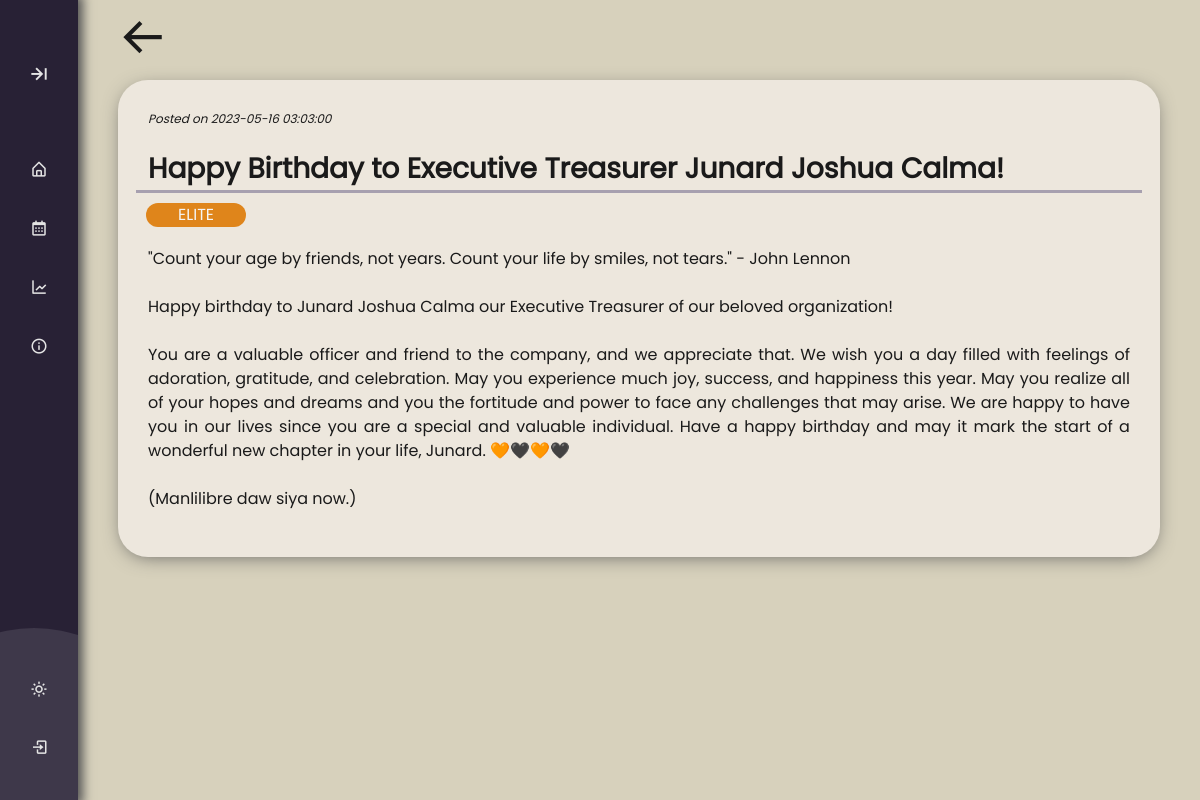
The page /HOM-post.php?eec=16 on the database its author committed.
### tables this page shows
CREATE TABLE `post` (
  `post_id` int(11) NOT NULL,
  `post_calendar` date DEFAULT NULL,
  `post_tag` varchar(15) NOT NULL,
  `post_title` varchar(60) NOT NULL,
  `post_description` text NOT NULL,
  `post_cover` text DEFAULT NULL,
  `post_photos` text DEFAULT NULL,
  `post_schedule` datetime NOT NULL
);

### php/HOM-post-data.php (called while the page is built)
<?php
    $dbname=mysqli_connect("localhost","root","","pupets");
    if(isset($_GET['eec'])){
        $id = $_GET['eec'];
        $get_post = mysqli_query($dbname,"SELECT * FROM post WHERE post_id = '$id';");
        $post_row = mysqli_fetch_array($get_post);
    }
?>

### HOM-post.php (the view, shortened to what this page needs)
<?php
  include './php/HOM-post-data.php';
?>
<!DOCTYPE html>
<html lang="en">
  <head>
    <link rel="stylesheet" href="css/theme-mode.css">
    <link rel="stylesheet" href="./css/boxicons.css">
    <link rel="stylesheet" href="./css/responsive.css">
    <link rel="stylesheet" href="./css/sidebar-style.css">
    <link rel="stylesheet" href="./css/home-sidebar-style.css">
    <link rel="stylesheet" href="./css/bootstrap.css">
    <link rel="stylesheet" href="./css/HOM-index.css">
    <link rel="stylesheet" href="./css/HOM-post.css">
  </head>
  <body>
    <div class="sidebar box-shadow">
      <div class="bottom-design">
        <div class="design1"></div>
      </div>
      <div class="logo_details">
        <i class="bx bx-arrow-to-right" id="btn"></i>
      </div>
      <div class="wrapper">
        <div class="sidebar-content-container">
          <ul class="nav-list">
            <li class="nav-item">
              <a href="index.php">
                <i class="bx bx-home-alt"></i>
              </a>
            </li>
            <li class="nav-item">
              <a href="calendar.html">
                <i class="bx bx-calendar"></i>
              </a>
            </li>
            <li class="nav-item">
              <a href="results.html">
                <i class="bx bx-line-chart"></i>
              </a>
            </li>
            <li class="nav-item">
              <a href="about.php">
                <i class="bx bx-info-circle"></i>
              </a>
            </li>
          </ul>
        </div>
        <div class="bottom-container">
          <div class="mode-btn" id="theme-toggle">
            <i class='lightmode bx bx-sun'></i>
          </div>
          <?php
            if(isset($_SESSION['user_username'])){
          ?>
            <li class="nav-item bottom">
              <a href="./php/sign-out.php">
                <i class="bx bx-log-out"></i>
                <span class="link_name">Sign Out</span>
              </a>
            </li>
          <?php
            }
            else{
          ?>
              <li class="nav-item bottom">
                <a onclick="show()">
                  <i class="bx bx-log-in"></i>
                </a>
              </li>
          <?php
            }
          ?>
        </div>
      </div>
    </div>
    <section class="home-section">
      <div class="container">
        <div class="row">
        <a href="index.php" class="link-button">
          <i class='back bx bx-arrow-back'></i>
        </a>
        </div>
        <div class="container post">
          <div class="row">
            <p class="post-date">
              Posted on <?php echo $post_row[7];?>
            </p>
          </div>
          <div class="row">
            <p class="post-title">
              <?php echo $post_row[3];?>
            </p>
          </div>
          <div class="row">
            <p class="post-tag <?php echo $post_row[2];?>">
              <?php echo $post_row[2];?>
            </p>
          </div>
          <div class="row">
            <p class="post-description">
              <?php
                $text = $post_row[4];
                $formattedText = nl2br($text);
                echo $formattedText;
              ?>
            </p>
          </div>
        </div>
      </div>
    </section>
  </body>
</html>

### css/theme-mode.css (style rules this page uses)
:root[data-theme="light"] { --color-sidebar-bg:#282135; --color-sidebar-text: #e5e5e5; --color-sidebar-active: #635B81CC; --color-sidebar-subactive: #635B8180; --color-sidebar-hover: #635B8180; --color-sidebar-sublist-1: #FF605C; --color-sidebar-sublist-2: #00CA4E; --color-sidebar-sublist-3: #FFB546; --color-sidebar-sublist-4: #9747FF; --color-sidebar-chevron-icon: #FFB546; --color-shadow: #555; --color-body: #D7D1BC; --color-content-text: #1a1a1a; --color-content-line: #635B8180; --color-content-card: #EDE7DD; --color-search-show: #FF605C; --color-content-button: #EDE7DD; --color-content-button-line: #635B81; --color-acap: #9747FF; --color-aeces: #A84444; --color-elite: #DF851B; --color-give: #73A9CC; --color-jehra: #D3B692; --color-jmap: #FFBD44; --color-jpia: #CF1659; --color-piie: #16BA9D; --color-red: #A84444; --color-yellow: #FFB546; --color-green: #7FC76D; }
[data-theme='light'] .lightmode, [data-theme='dark'] .darkmode { display: block !important; }

### css/sidebar-style.css (style rules this page uses)
* { padding: 0%; margin: 0%; box-sizing: border-box; font-family: 'Poppins'; }
body { min-height: 100vh; }
.box-shadow { -webkit-box-shadow: 0 0 10px 5px var(--color-shadow); -moz-box-shadow: 0 0 10px 5px var(--color-shadow); box-shadow: 0 0 10px 5px var(--color-shadow); }
.sidebar { min-height: 100vh; width: 78px; padding: 4px 14px; z-index: 99; background-color: var(--color-sidebar-bg); transition: all .5s ease; position: fixed; top:0; left: 0; overflow: hidden; }
.sidebar-content-container { height: 65vh; overflow-y: hidden; overflow-x: hidden; }
.wrapper { height: 100%; transition: all .5s ease; }
ul { padding-left: 0 !important; }
.sidebar .logo_details { height: 60px; display: flex; align-items: center; position: relative; }
.logo_details { margin-top: 40px; margin-bottom: 40px; }
.sidebar .logo_details #btn { position: absolute; top:50%; right: 0; transform: translateY(-50%); font-size: 23px; text-align: center; cursor: pointer; transition: all .5s ease; }
.sidebar i { color:var(--color-sidebar-text); height: 60px; line-height: 60px; min-width: 50px; font-size: 25px; text-align: center; }
.sidebar .nav-item { position: relative; margin:8px 0; list-style: none; }
.sidebar .nav-item a { display: flex; width: 100%; align-items: center; text-decoration: none; background-color: transparent; position: relative; transition: all .5s ease; z-index: 12; padding: 8px 0; }
.sidebar .nav-item a::after { content: ""; position: absolute; width: 100%; height: 100%; transform: scaleX(0); background-color: var(--color-sidebar-hover); border-radius: 5px; transition: transform 0.3s ease-in-out; transform-origin: left; z-index: -2; }
.sidebar .nav-item i { height: 35px; line-height: 35px; font-size: 18px; border-radius: 5px; }
.home-section { position: relative; background-color: var(--color-body); min-height: 100vh; top:0; left:78px; width: calc(100% - 78px); transition: all .5s ease; z-index: 2; }
.sidebar-content-container { direction: ltr; }
.nav-list { direction: ltr; }
.bottom-design { position: absolute; display: flex; align-items: end; height: 100%; }
.design1 { position: absolute; background-color: white; padding: 140px; opacity: 10%; border-radius: 100%; bottom: -13%; left: -120px; }

### css/home-sidebar-style.css (style rules this page uses)
.sidebar-content-container { margin-top: -8px; }
.mode-btn { position: relative; cursor: pointer; transition: all .5s ease; padding: 0px 0; border-radius: 5px; margin: 8px 0; padding: 0px 0 !important; display: flex; align-items: center; height: 50px; width: 50px; z-index: 99; }
.mode-btn i { font-size: 18px; display: none; }
.bottom { display: flex; align-items: center; justify-content: space-between; }
.bottom a { width: 100% !important; }

### css/HOM-index.css (style rules this page uses)
.container { width: 95%; }
.ELITE { background-color: var(--color-elite); }
.post-date { font-size: 10px; font-style: italic; margin-bottom: 0; color: var(--color-content-text); }

### rows shown on the page
post: post_schedule "2023-05-16 03:03:00", post_title "Happy Birthday to Executive Treasurer Junard Joshua Calma!", post_tag "ELITE", post_description "\"Count your age by friends, not years. Count your life by smiles, not tears.\" - John Lennon Happy birthday to Junard Joshua Calma our Executive Treasurer of our beloved organization! You are a valuable officer and friend to the company, and we appreciate that. We wish you a day filled with feelings of adoration, gratitude, and celebration. May you experience much joy, success, and happiness this year. May you realize all of your hopes and dreams and you the fortitude and power to face any challenges that may arise. We are happy to have you in our lives since you are a special and valuable individual. Have a happy birthday and may it mark the start of a wonderful new chapter in your life,…"
